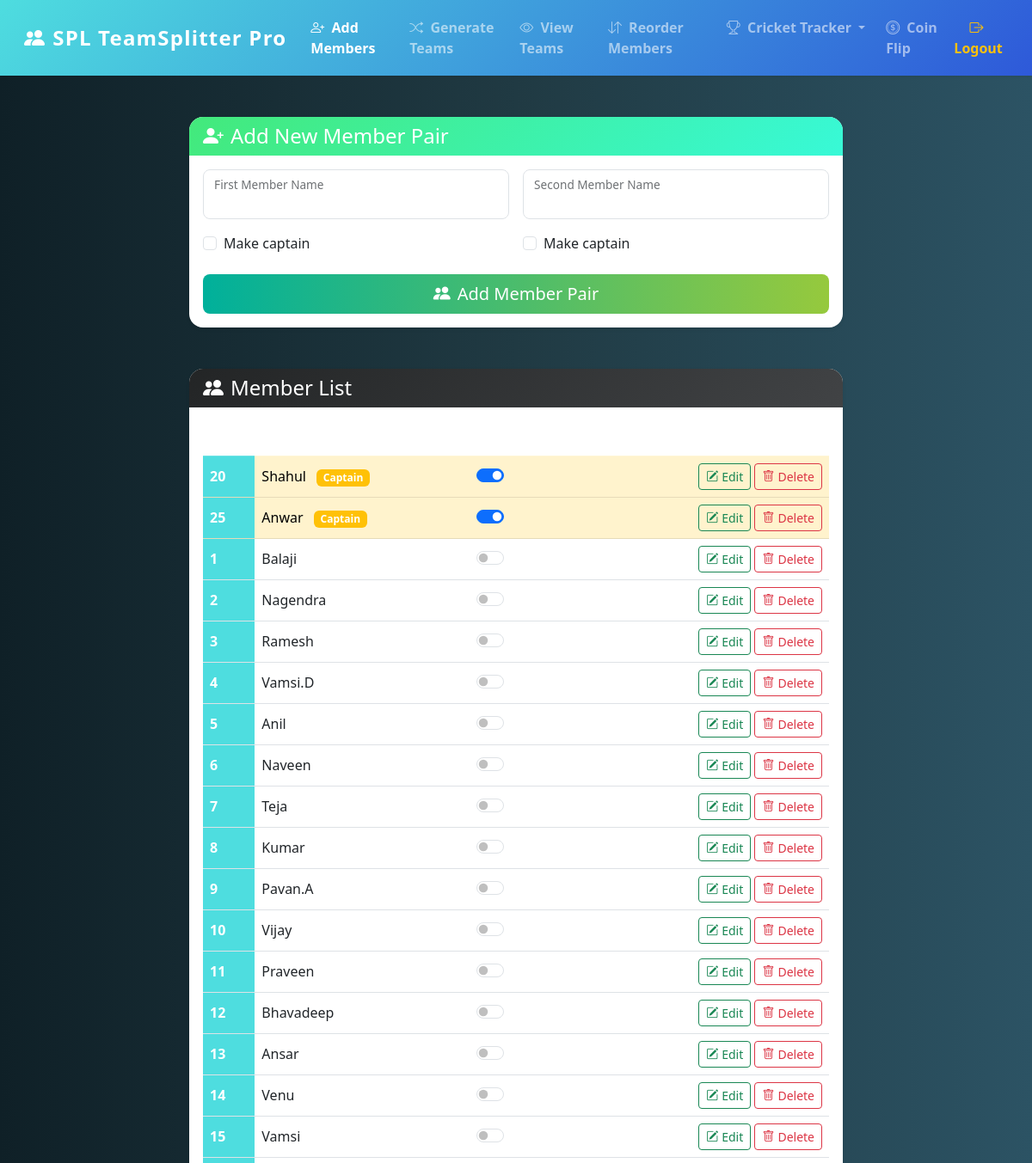
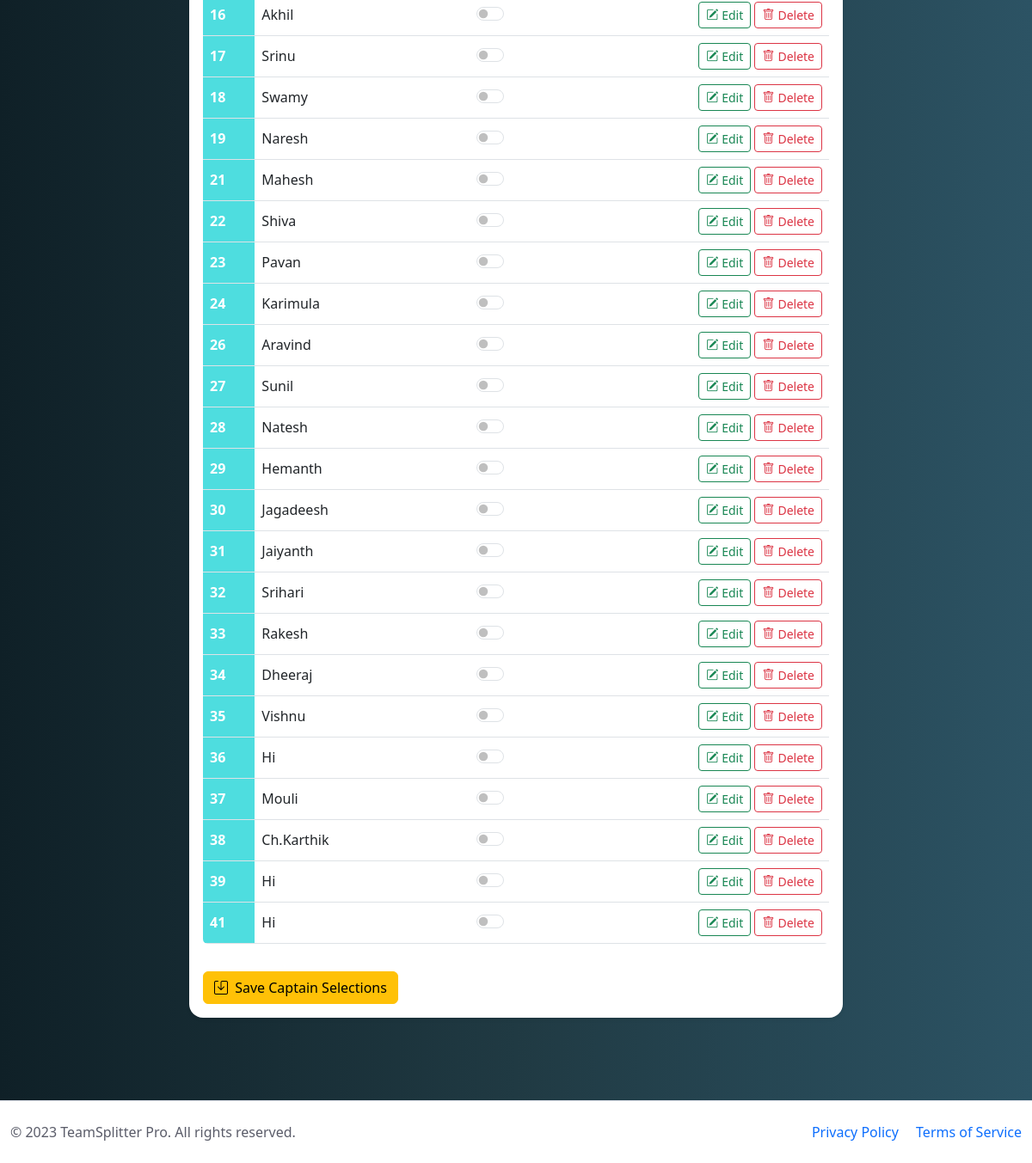
The page / (signed in) on the database its author committed (2 pictures, top to bottom).
### capp/models.py (models this page shows, shortened)
class Member(models.Model):
    user = models.ForeignKey(User, on_delete=models.CASCADE, null=True, blank=True)
    name = models.CharField(max_length=100)
    position = models.IntegerField(default=0)  # For ordering
    is_captain = models.BooleanField(default=False)
    class Meta:
        ordering = ['position']
        unique_together = ('user', 'position')  # Prevent same position for same user

### capp/views.py (the view)
# urls.py: path('', views.add_members_in_pair, name='add_member'),
@login_required
def add_members_in_pair(request):
    members = Member.objects.filter(user=request.user).order_by('-is_captain', 'position')
    if request.method == 'POST':
        if 'update_captains' in request.POST:
            Member.objects.filter(user=request.user).update(is_captain=False)
            for member in members:
                if f'captain_{member.id}' in request.POST:
                    member.is_captain = True
                    member.save()
            messages.success(request, "Captain selections updated!")
            return redirect('add_member')
        form = MemberPairForm(request.POST)
        if form.is_valid():
            name1 = form.cleaned_data['name1']
            name2 = form.cleaned_data['name2']
            last_position = members.aggregate(max_pos=Max('position'))['max_pos'] or -1
            Member.objects.create(
                user=request.user,
                name=name1,
                position=last_position + 1
            )
            Member.objects.create(
                user=request.user,
                name=name2,
                position=last_position + 2
            )
            messages.success(request, "Members added successfully!")
            return redirect('add_member')
    else:
        form = MemberPairForm()
    return render(request, 'add_member.html', {
        'form': form,
        'members': members
    })

### capp/forms.py
class MemberPairForm(forms.Form):
    name1 = forms.CharField(label="First Member Name", max_length=100)
    name2 = forms.CharField(label="Second Member Name", max_length=100)

### capp/templates/add_member.html (shortened to what this page needs)
{% extends "base.html" %}
{% load static %}
{% block content %}
<head>
  <link rel="stylesheet" href="https://cdn.jsdelivr.net/npm/bootstrap-icons@1.10.5/font/bootstrap-icons.css">
</head>
<body class="bg-light">
<div class="container-fluid py-4">
  <div class="row justify-content-center">
    <div class="col-lg-8">
      <div class="card shadow-sm mb-5">
        <div class="card-header bg-success text-white">
          <h2 class="h4 mb-0"><i class="bi bi-person-plus-fill me-2"></i>Add New Member Pair</h2>
        </div>
        <div class="card-body">
          <form method="post" class="needs-validation" novalidate>
            <div class="row g-3">
              <div class="col-md-6">
                <div class="form-floating mb-3">
                  <input type="text" name="name1" id="name1" class="form-control" required>
                  <label for="name1">First Member Name</label>
                </div>
                <div class="form-check mb-3">
                  <input class="form-check-input" type="checkbox" name="is_captain1" id="is_captain1">
                  <label class="form-check-label" for="is_captain1">Make captain</label>
                </div>
              </div>
              <div class="col-md-6">
                <div class="form-floating mb-3">
                  <input type="text" name="name2" id="name2" class="form-control" required>
                  <label for="name2">Second Member Name</label>
                </div>
                <div class="form-check mb-3">
                  <input class="form-check-input" type="checkbox" name="is_captain2" id="is_captain2">
                  <label class="form-check-label" for="is_captain2">Make captain</label>
                </div>
              </div>
            </div>
            <div class="d-grid mt-2">
              <button type="submit" class="btn btn-success btn-lg">
                <i class="bi bi-people-fill me-2"></i>Add Member Pair
              </button>
            </div>
          </form>
        </div>
      </div>
<div class="card shadow-sm">
    <div class="card-header bg-dark text-white d-flex justify-content-between align-items-center">
        <h2 class="h4 mb-0"><i class="bi bi-people-fill me-2"></i>Member List</h2>
    </div>
    <div class="card-body">
        {% if members %}
        <form method="post">
            <div class="table-responsive">
                <table class="table table-hover align-middle">
                    <thead class="table-light">
                        <tr>
                            <th scope="col">#</th>
                            <th scope="col">Member Name</th>
                            <th scope="col">Captain</th>
                            <th scope="col" class="text-end">Actions</th>
                        </tr>
                    </thead>
                    <tbody>
                        {% for member in members %}
                        <tr class="{% if member.is_captain %}table-warning{% endif %}">
                            <th scope="row">{{ member.position|add:1 }}</th>
                            <td>
                                {{ member.name }}
                                {% if member.is_captain %}
                                <span class="badge bg-warning ms-2">Captain</span>
                                {% endif %}
                            </td>
                            <td>
                                <div class="form-check form-switch">
                                    <input class="form-check-input" type="checkbox"
                                           name="captain_{{ member.id }}" id="captain_{{ member.id }}"
                                           {% if member.is_captain %}checked{% endif %}>
                                </div>
                            </td>
                            <td class="text-end">
                                <a href="{% url 'edit_member' member.id %}" class="btn btn-sm btn-outline-success">
                                    <i class="bi bi-pencil-square me-1"></i>Edit
                                </a>
                                <a href="{% url 'delete_member' member.id %}?type=member"
                                   class="btn btn-sm btn-outline-danger"
                                   onclick="return confirm('Are you sure you want to delete this member?');">
                                    <i class="bi bi-trash me-1"></i>Delete
                                </a>
                            </td>
                        </tr>
                        {% endfor %}
                    </tbody>
                </table>
            </div>
            <div class="mt-3">
                <button type="submit" class="btn btn-warning">
                    <i class="bi bi-save me-1"></i> Save Captain Selections
                </button>
            </div>
        </form>
        {% else %}
        <div class="alert alert-warning" role="alert">
            <i class="bi bi-exclamation-triangle-fill me-2"></i>No members available. Please add some members.
        </div>
        {% endif %}
    </div>
</div>
{% endblock %}

### capp/templates/base.html (style rules this page uses)
:root { --primary-color: #4edddf; --secondary-color: #f8f9fc; --accent-color: #2e59d9; --text-color: #5a5c69; }
body { background-color: var(--secondary-color); color: var(--text-color); font-family: 'Nunito', -apple-system, BlinkMacSystemFont, 'Segoe UI', Roboto, 'Helvetica Neue', Arial, sans-serif; }
.card { border: none; border-radius: 0.35rem; box-shadow: 0 0.15rem 1.75rem 0 rgba(58, 59, 69, 0.1); margin-bottom: 1.5rem; }
.card-header { background-color: #f8f9fc; border-bottom: 1px solid #e3e6f0; font-weight: 700; }
.table { border-radius: 0.35rem; overflow: hidden; }
.table th { background-color: var(--primary-color); color: white; font-weight: 600; }

### capp/templates/add_member.html (style rules this page uses)
body.bg-light { background: linear-gradient(to right, #0f2027, #203a43, #2c5364); font-family: 'Segoe UI', sans-serif; }
.card { border: none; border-radius: 1rem; overflow: hidden; box-shadow: 0 8px 30px rgba(0, 0, 0, 0.4); transition: transform 0.3s ease, box-shadow 0.3s ease; }
.card-header.bg-success { background: linear-gradient(135deg, #43e97b, #38f9d7); color: #fff; border-bottom: none; }
.card-header.bg-dark { background: linear-gradient(135deg, #232526, #414345); color: #fff; border-bottom: none; }
.btn-success { background: linear-gradient(to right, #00b09b, #96c93d); border: none; transition: all 0.2s ease-in-out; }
.form-floating > input { background-color: #ffffffdd; color: #000; border-radius: 0.5rem; }
th, td { color: #fff; }
thead.table-light th { background-color: #ffffff22; color: #fff; border-bottom: 1px solid #ffffff33; }

### rows shown on the page
Member: position|add "20", name "Shahul", shows "Captain", is_captain "☑"
Member: position|add "25", name "Anwar", shows "Captain", is_captain "☑"
Member: position|add "1", name "Balaji"
Member: position|add "2", name "Nagendra"
Member: position|add "3", name "Ramesh"
Member: position|add "4", name "Vamsi.D"
Member: position|add "5", name "Anil"
Member: position|add "6", name "Naveen"
Member: position|add "7", name "Teja"
Member: position|add "8", name "Kumar"
Member: position|add "9", name "Pavan.A"
Member: position|add "10", name "Vijay"
Member: position|add "11", name "Praveen"
Member: position|add "12", name "Bhavadeep"
Member: position|add "13", name "Ansar"
Member: position|add "14", name "Venu"
Member: position|add "15", name "Vamsi"
Member: position|add "16", name "Akhil"
Member: position|add "17", name "Srinu"
Member: position|add "18", name "Swamy"
Member: position|add "19", name "Naresh"
Member: position|add "21", name "Mahesh"
Member: position|add "22", name "Shiva"
Member: position|add "23", name "Pavan"
Member: position|add "24", name "Karimula"
Member: position|add "26", name "Aravind"
Member: position|add "27", name "Sunil"
Member: position|add "28", name "Natesh"
Member: position|add "29", name "Hemanth"
Member: position|add "30", name "Jagadeesh"
Member: position|add "31", name "Jaiyanth"
Member: position|add "32", name "Srihari"
Member: position|add "33", name "Rakesh"
Member: position|add "34", name "Dheeraj"
Member: position|add "35", name "Vishnu"
Member: position|add "36", name "Hi"
Member: position|add "37", name "Mouli"
Member: position|add "38", name "Ch.Karthik"
Member: position|add "39", name "Hi"
Member: position|add "41", name "Hi"
